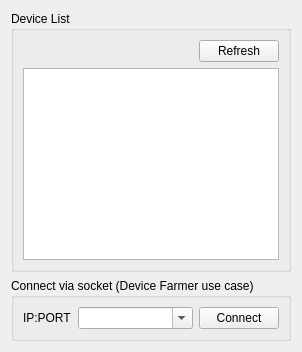
          <widget class="QWidget" name="deviceWidget" native="true">
           <property name="sizePolicy">
            <sizepolicy hsizetype="Minimum" vsizetype="Preferred">
             <horstretch>0</horstretch>
             <verstretch>0</verstretch>
            </sizepolicy>
           </property>
           <property name="minimumSize">
            <size>
             <width>0</width>
             <height>0</height>
            </size>
           </property>
           <layout class="QVBoxLayout" name="verticalLayout_2">
            <item>
             <widget class="QGroupBox" name="groupBox">
              <property name="sizePolicy">
               <sizepolicy hsizetype="Preferred" vsizetype="Minimum">
                <horstretch>0</horstretch>
                <verstretch>0</verstretch>
               </sizepolicy>
              </property>
              <property name="title">
               <string>Device List</string>
              </property>
              <layout class="QVBoxLayout" name="verticalLayout_3">
               <item>
                <widget class="QWidget" name="widget_35" native="true">
                 <property name="sizePolicy">
                  <sizepolicy hsizetype="Preferred" vsizetype="Fixed">
                   <horstretch>0</horstretch>
                   <verstretch>0</verstretch>
                  </sizepolicy>
                 </property>
                 <layout class="QHBoxLayout" name="horizontalLayout_3">
                  <property name="spacing">
                   <number>0</number>
                  </property>
                  <property name="leftMargin">
                   <number>0</number>
                  </property>
                  <property name="topMargin">
                   <number>0</number>
                  </property>
                  <property name="rightMargin">
                   <number>0</number>
                  </property>
                  <property name="bottomMargin">
                   <number>0</number>
                  </property>
                  <item>
                   <spacer name="horizontalSpacer">
                    <property name="orientation">
                     <enum>Qt::Horizontal</enum>
                    </property>
                    <property name="sizeHint" stdset="0">
                     <size>
                      <width>40</width>
                      <height>20</height>
                     </size>
                    </property>
                   </spacer>
                  </item>
                  <item>
                   <widget class="QPushButton" name="refreshBtn">
                    <property name="sizePolicy">
                     <sizepolicy hsizetype="Minimum" vsizetype="Fixed">
                      <horstretch>0</horstretch>
                      <verstretch>0</verstretch>
                     </sizepolicy>
                    </property>
                    <property name="text">
                     <string>Refresh</string>
                    </property>
                   </widget>
                  </item>
                 </layout>
                </widget>
               </item>
               <item>
                <widget class="QTableView" name="deviceTable">
                 <property name="sizePolicy">
                  <sizepolicy hsizetype="Expanding" vsizetype="Minimum">
                   <horstretch>0</horstretch>
                   <verstretch>0</verstretch>
                  </sizepolicy>
                 </property>
                </widget>
               </item>
              </layout>
             </widget>
            </item>
            <item>
             <widget class="QGroupBox" name="groupBox_2">
              <property name="sizePolicy">
               <sizepolicy hsizetype="Preferred" vsizetype="Fixed">
                <horstretch>0</horstretch>
                <verstretch>0</verstretch>
               </sizepolicy>
              </property>
              <property name="minimumSize">
               <size>
                <width>0</width>
                <height>60</height>
               </size>
              </property>
              <property name="baseSize">
               <size>
                <width>0</width>
                <height>0</height>
               </size>
              </property>
              <property name="title">
               <string>Connect via socket (Device Farmer use case)</string>
              </property>
              <layout class="QHBoxLayout" name="horizontalLayout_2">
               <item>
                <widget class="QLabel" name="label">
                 <property name="sizePolicy">
                  <sizepolicy hsizetype="Fixed" vsizetype="Preferred">
                   <horstretch>0</horstretch>
                   <verstretch>0</verstretch>
                  </sizepolicy>
                 </property>
                 <property name="text">
                  <string>IP:PORT</string>
                 </property>
                </widget>
               </item>
               <item>
                <widget class="QComboBox" name="socketBox">
                 <property name="sizePolicy">
                  <sizepolicy hsizetype="Expanding" vsizetype="Fixed">
                   <horstretch>0</horstretch>
                   <verstretch>0</verstretch>
                  </sizepolicy>
                 </property>
                 <property name="editable">
                  <bool>true</bool>
                 </property>
                </widget>
               </item>
               <item>
                <widget class="QPushButton" name="socketBtn">
                 <property name="sizePolicy">
                  <sizepolicy hsizetype="Minimum" vsizetype="Fixed">
                   <horstretch>0</horstretch>
                   <verstretch>0</verstretch>
                  </sizepolicy>
                 </property>
                 <property name="text">
                  <string>Connect</string>
                 </property>
                </widget>
               </item>
              </layout>
             </widget>
            </item>
           </layout>
          </widget>
